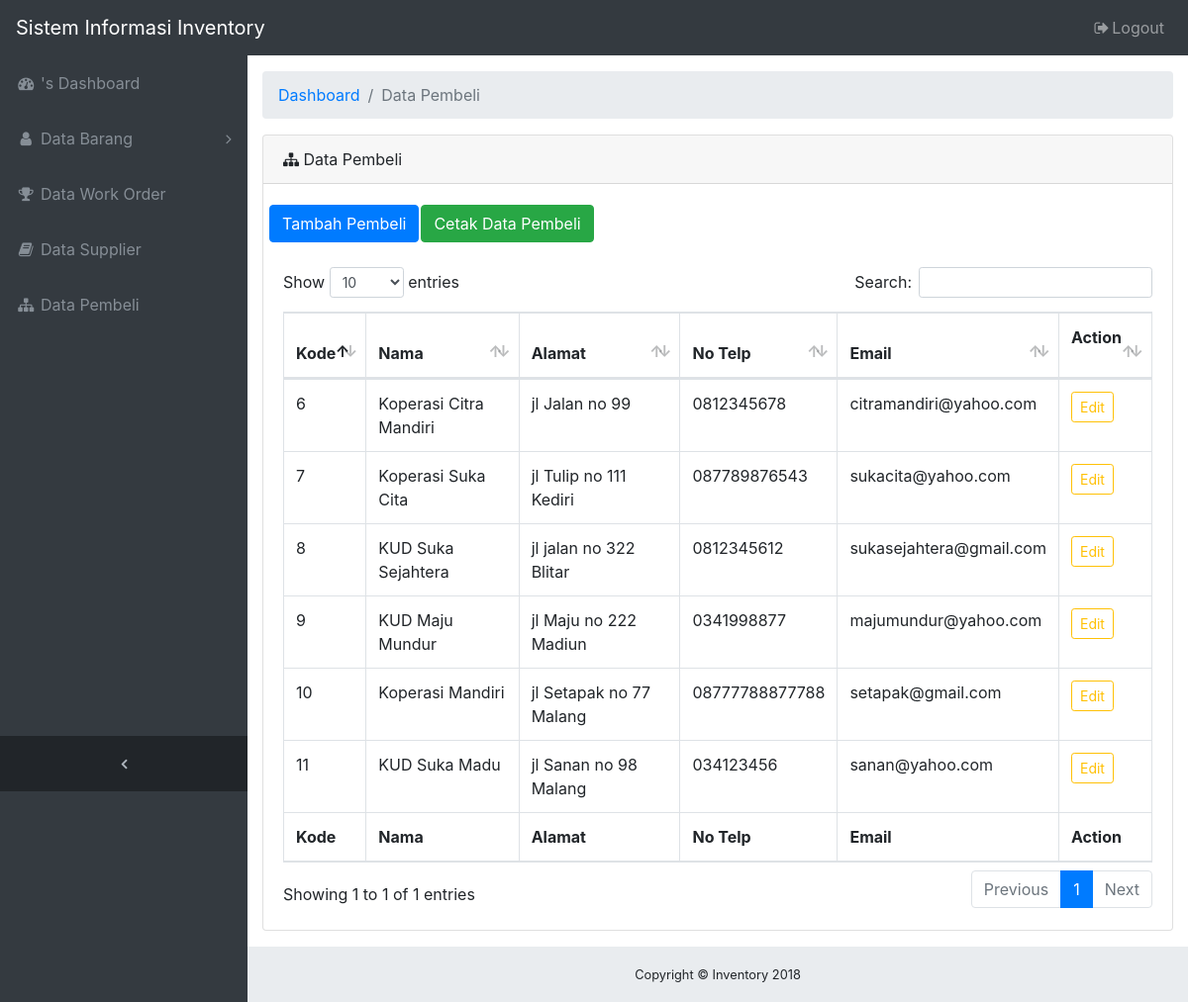
Page /index.php/pembeli on the committed database.
### tables this page shows
CREATE TABLE `pembeli` (
  `kd_pembeli` int(10) NOT NULL,
  `nm_pembeli` varchar(50) NOT NULL,
  `alamat` varchar(100) NOT NULL,
  `telpon` varchar(15) NOT NULL,
  `email` varchar(29) NOT NULL
);

### application/controllers/Pembeli.php (called while the page is built, shortened)
<?php
class Pembeli extends CI_Controller {
	function __construct()
	{
		$this->load->library('form_validation');
	}
	public function index()
	{
		$this->load->view('sidebaradmin');
		$this->load->model('m_pembeli');
		$data['result'] = $this->m_pembeli->get_all_pembeli();
		$this->load->view('pembeli', $data);
		$this->load->view('footer');
	}
}

### index.php (called while the page is built, shortened)
<?php
require_once BASEPATH.'core/CodeIgniter.php';

### application/models/m_pembeli.php (called while the page is built, shortened)
<?php
class M_pembeli extends CI_Model
{
    public function get_all_pembeli()
    {
       $data = $this->db->get('pembeli');
        return $data->result_array();
    }
}

### application/views/pembeli.php (the view, shortened to what this page needs)
<div class="content-wrapper">
  <div class="container-fluid">
  <ol class="breadcrumb">
    <li class="breadcrumb-item">
      <a href="#">Dashboard</a>
    </li>
    <li class="breadcrumb-item active">Data Pembeli</li>
  </ol>
  <div class="card mb-3">
    <div class="card-header"><i class="fa fa-sitemap"></i> Data Pembeli</div>
    <div class="card-body">
      <div class="row">
      <table>
      <td>
        <a href="<?php echo site_url('Pembeli/addPembeli/') ?>" class="btn btn-primary">Tambah Pembeli</a>
      </td>
      <td>
        <a href="<?php echo site_url('LaporanPembeli/') ?>" target="_blank" class="btn btn-success">Cetak Data Pembeli</a>
      </td>
      </table>
        <div class="col-md-12"><br></div>
        <table id="table_id" class="table table-hover table-bordered" cellspacing="0" width="100%">
      <thead>
        <tr>
          <th>Kode</th>
          <th>Nama</th>
          <th>Alamat</th>
          <th>No Telp</th>
          <th>Email</th>
          <th>Action
          </p></th>
        </tr>
      </thead>
      <tbody>
        <?php foreach($result as $d){ ?>
         <tr>
         	<td><?php echo $d['kd_pembeli']; ?></td>
         	<td><?php echo $d['nm_pembeli']; ?></td>
         	<td><?php echo $d['alamat']; ?></td>
         	<td><?php echo $d['telpon']; ?></td>
         	<td><?php echo $d['email']; ?></td>
         	<td><a  class="btn btn-sm btn-outline-warning" href="<?php echo base_url()."pembeli/edit/".$d['kd_pembeli']; ?>">Edit</a>
         	</td>
         </tr>
      </tbody> <?php } ?>
      <tfoot>
        <tr>
          <th>Kode</th>
          <th>Nama</th>
          <th>Alamat</th>
          <th>No Telp</th>
          <th>Email</th>
          <th>Action</th>
        </tr>
      </tfoot>
    </table>
    </div>
    </div>
  </div>
</div>
</div>

### assets/css/sb-admin.css (style rules this page uses)
html { position: relative; min-height: 100%; }
body { overflow-x: hidden; }
body.sticky-footer { margin-bottom: 56px; }
body.sticky-footer .content-wrapper { min-height: calc(100vh - 56px - 56px); }
body.fixed-nav { padding-top: 56px; }
.content-wrapper { min-height: calc(100vh - 56px); padding-top: 1rem; }
.content-wrapper { overflow-x: hidden; background: white; }
@media (min-width: 992px) { .content-wrapper { margin-left: 250px; } }

### rows in the picture
pembeli: kd_pembeli "6", nm_pembeli "Koperasi Citra Mandiri", alamat "jl Jalan no 99", telpon "0812345678", email "citramandiri@yahoo.com"
pembeli: kd_pembeli "7", nm_pembeli "Koperasi Suka Cita", alamat "jl Tulip no 111 Kediri", telpon "087789876543", email "sukacita@yahoo.com"
pembeli: kd_pembeli "8", nm_pembeli "KUD Suka Sejahtera", alamat "jl jalan no 322 Blitar", telpon "0812345612", email "sukasejahtera@gmail.com"
pembeli: kd_pembeli "9", nm_pembeli "KUD Maju Mundur", alamat "jl Maju no 222 Madiun", telpon "0341998877", email "majumundur@yahoo.com"
pembeli: kd_pembeli "10", nm_pembeli "Koperasi Mandiri", alamat "jl Setapak no 77 Malang", telpon "08777788877788", email "setapak@gmail.com"
pembeli: kd_pembeli "11", nm_pembeli "KUD Suka Madu", alamat "jl Sanan no 98 Malang", telpon "034123456", email "sanan@yahoo.com"
